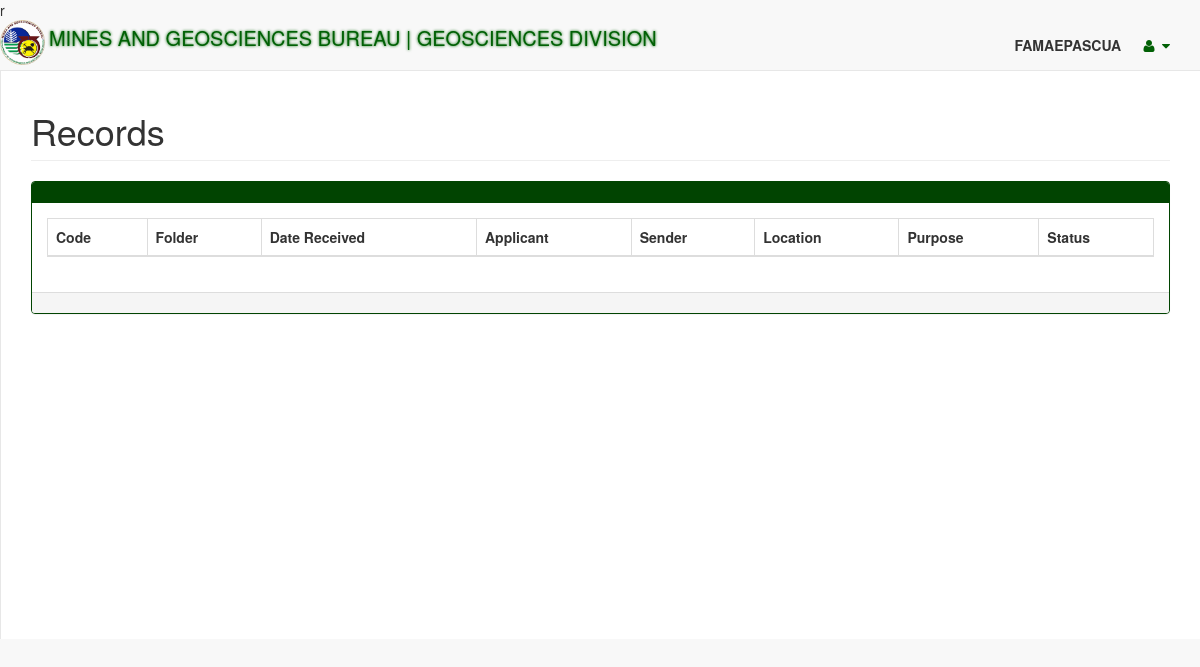
/user/userhome.php (signed in), run on an earlier commit of the app's database.
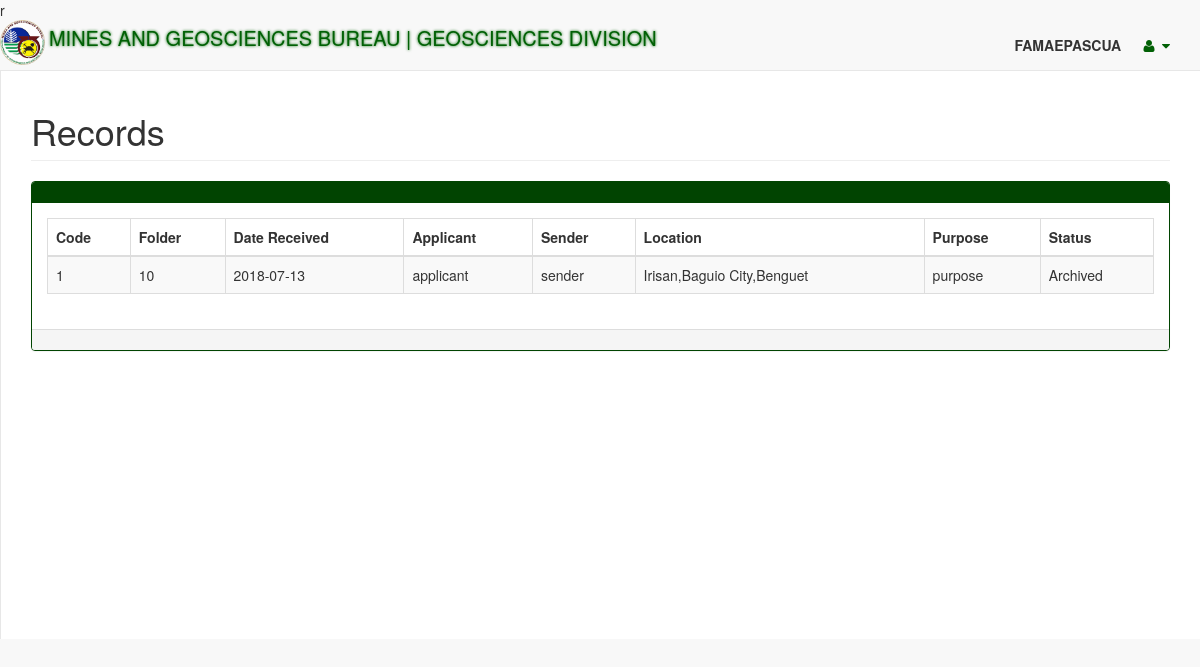
And on a later commit of the database.
### tables this page shows
CREATE TABLE IF NOT EXISTS `receive` (
  `receiveID` int(10) NOT NULL AUTO_INCREMENT,
  `code` varchar(20) NOT NULL,
  `dateReceived` date NOT NULL,
  `applicant` varchar(120) DEFAULT NULL,
  `sender` varchar(120) DEFAULT NULL,
  `purpose` text,
  `actionslipID` int(10) DEFAULT NULL,
  PRIMARY KEY (`receiveID`)
);

CREATE TABLE IF NOT EXISTS `records` (
  `recordID` int(10) NOT NULL AUTO_INCREMENT,
  `status` enum('inspection','unclaim','release') NOT NULL,
  `scanFile` varchar(45) DEFAULT NULL,
  `receiveID` int(10) NOT NULL,
  `receiver` varchar(250) DEFAULT NULL,
  `unclaimID` int(10) DEFAULT NULL,
  `archive` int(11) NOT NULL DEFAULT '0',
  `releaseDate` date DEFAULT NULL,
  PRIMARY KEY (`recordID`)
);

### user/userhome.php (the view, shortened to what this page needs)
<!DOCTYPE html>
<html lang="en">
<head>
    <link href="vendor/bootstrap/css/bootstrap.min.css" rel="stylesheet">
    <link href="vendor/metisMenu/metisMenu.min.css" rel="stylesheet">
    <link href="vendor/datatables-plugins/dataTables.bootstrap.css" rel="stylesheet">
    <link href="vendor/datatables-responsive/dataTables.responsive.css" rel="stylesheet">
    <link href="dist/css/sb-admin-2.css" rel="stylesheet">
    <link href="vendor/font-awesome/css/font-awesome.min.css" rel="stylesheet" type="text/css">
</head>
<body>
    <div id="wrapper">
        <nav class="navbar navbar-default navbar-static-top" role="navigation" style="margin-bottom: 0">
            <div class="navbar-header">
                <img src="../images/mgbcarlogo.png" width="45px" height="45px">
                <a href="homepage.php" style="text-shadow: 0 0 3px #026603; font-size: 20px">MINES AND GEOSCIENCES BUREAU | GEOSCIENCES DIVISION</a>
            </div>
            <ul class="nav navbar-top-links navbar-right">
                <li><p><b>
                    <?php
                    echo strtoupper($_SESSION['currentUser']);
                    ?>
                </b></p>
            </li>
            <li class="dropdown">
                <a class="dropdown-toggle" data-toggle="dropdown" href="#">
                    <i class="fa fa-user fa-fw"></i> <i class="fa fa-caret-down"></i>
                </a>
            </li>
        </ul>
    </nav>
    <div id="page-wrapper">
        <div class="row">
            <div class="col-lg-12">
                <h1 class="page-header">Records</h1>
            </div>
        </div>
        <div class="row">
            <div class="col-lg-12">
                <div class="panel panel-green">
                    <div class="panel-heading">
                    </div>
                    <div class="panel-body">
                        <table width="100%" class="table table-striped table-bordered table-hover" id="dataTables-example">
                            <thead>
                                <tr>
                                    <th>Code</th>
                                    <th>Folder</th>
                                    <th>Date Received</th>
                                    <th>Applicant</th>
                                    <th>Sender</th>
                                    <th>Location</th>
                                    <th>Purpose</th>
                                    <th>Status</th>
                                </tr>
                            </thead>
                            <tbody>
                                <?php
                                require '../admin/config.php';
                                $sql = "SELECT archive,GROUP_CONCAT(CONCAT(barangay.name,',',municipality,',',province)SEPARATOR '<br>') as locations,receive.*,records.*,folderNumber,unclaim.*,actionslip.* FROM receive INNER JOIN receivelocations on receive.receiveID = receivelocations.receiveID INNER JOIN location on receivelocations.locationID = location.locationID INNER JOIN barangay ON barangay.barangayID = location.barangayID inner JOIN records on records.receiveID = receive.receiveID
                                inner join actionslip on actionslip.actionslipID = receive.actionslipID
                                left join unclaim on unclaim.unclaimID = records.unclaimID
                                GROUP BY records.recordID";
                                $res = $db->query($sql);
                                while ($row = $res->fetch_assoc()){
                                    echo "<tr style=cursor:pointer>";
                                    echo "<td>" . $row['code'] . "</td>";
                                    echo "<td>" . $row['folderNumber'] . "</td>";
                                    echo "<td>" . $row['dateReceived'] . "</td>";
                                    echo "<td>" . $row['applicant'] . "</td>";
                                    echo "<td>" . $row['sender'] . "</td>";
                                    echo "<td>" . $row['locations']. "</td>";
                                    echo "<td>" . $row['purpose']."</td>";
                                    if($row['archive'] == '1'){
                                        $status = 'Archived';
                                    }
                                    echo "<td>" . $status ."</td>";
                                    echo "</tr>";
                                }
                                ?>
                            </tbody>
                        </table>
                    </div>
                    <div class="panel-footer">
                    </div>
                </div>
            </div>
        </div>
    </div>
</div>
</body>
</html>

What changed in the data, as far as the page shows it:
added receive: code "1", folderNumber "10", dateReceived "2018-07-13", applicant "applicant", sender "sender", locations "Irisan,Baguio City,Benguet", purpose "purpose", records.archive "Archived"
